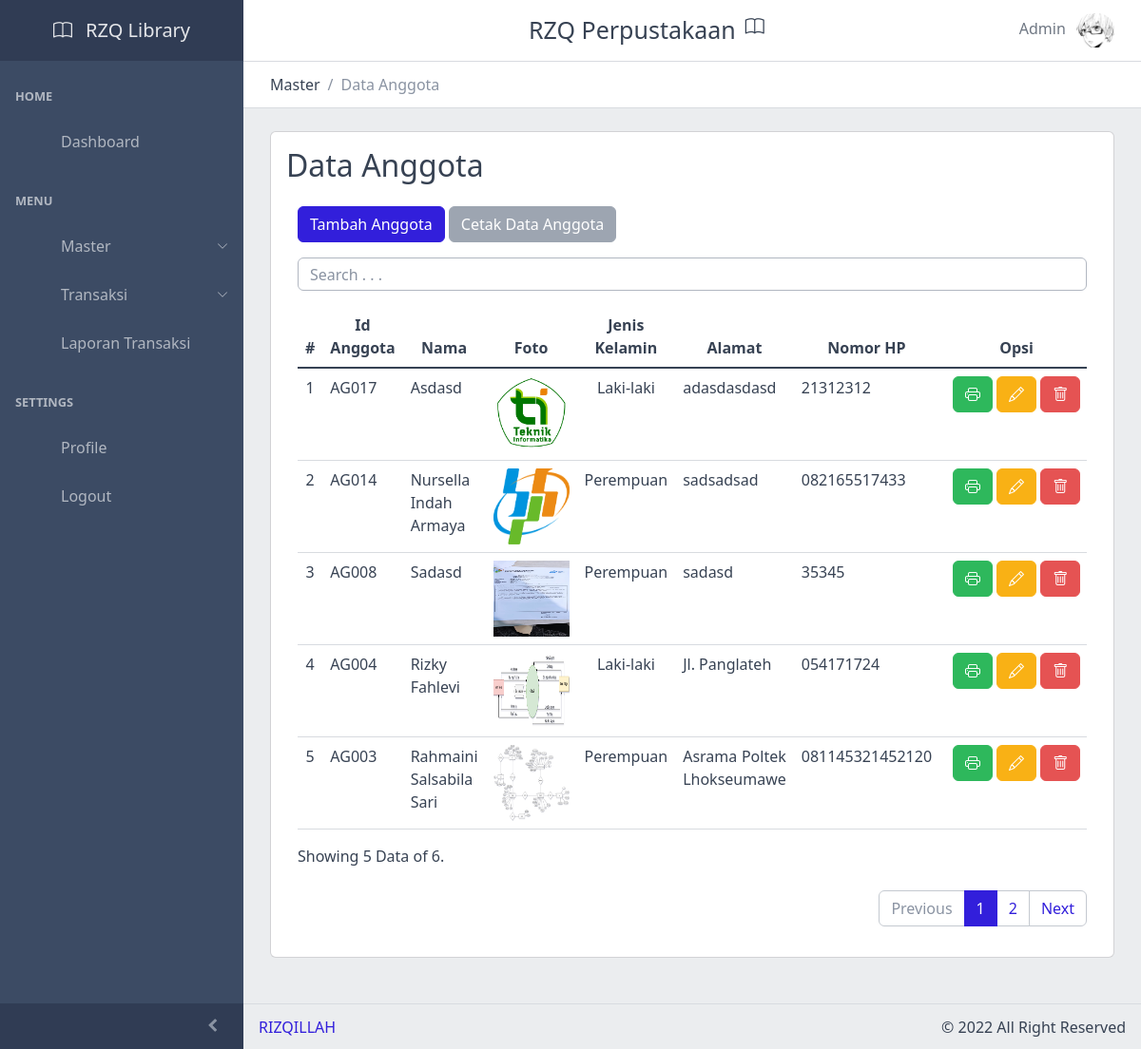
The page /view/anggota.php (signed in) on the database its author committed.
### tables this page shows
CREATE TABLE `tb_user` (
  `id` int(11) NOT NULL,
  `nama` varchar(200) NOT NULL,
  `username` varchar(100) NOT NULL,
  `password` varchar(255) NOT NULL,
  `hak_akses` enum('1','2') NOT NULL,
  `foto` varchar(200) DEFAULT NULL,
  `deleted` enum('0','1') NOT NULL,
  `last_log` datetime NOT NULL
);

CREATE TABLE `tb_anggota` (
  `id_anggota` int(11) NOT NULL,
  `nama` varchar(100) NOT NULL,
  `jkel` enum('L','P') DEFAULT NULL,
  `email` varchar(200) DEFAULT NULL,
  `tgl_lahir` date DEFAULT NULL,
  `tempat_lahir` varchar(200) DEFAULT NULL,
  `alamat` varchar(200) DEFAULT NULL,
  `nohp` varchar(15) DEFAULT NULL,
  `foto` varchar(200) DEFAULT NULL,
  `status` varchar(100) DEFAULT NULL,
  `deleted` enum('0','1') NOT NULL
);

### view/anggota.php (the view, shortened to what this page needs)
<?php
include '../controller/koneksi.php';
$jumlahDataPerHalaman = 5;
$jumData = mysqli_fetch_assoc(mysqli_query($conn, "SELECT COUNT(*) FROM tb_anggota WHERE deleted='0'"));
$jumlahHalaman = ceil($jumData['COUNT(*)'] / $jumlahDataPerHalaman);
$halamanAktif = (isset($_GET['page'])) ? $_GET['page'] : 1;
$awalData = ($jumlahDataPerHalaman * $halamanAktif) - $jumlahDataPerHalaman;
$anggota = mysqli_query($conn, "SELECT * FROM tb_anggota WHERE deleted='0' ORDER BY id_anggota DESC LIMIT $awalData, $jumlahDataPerHalaman");
$kode = $_SESSION['user']['id'];
$result = mysqli_query($conn, "SELECT * FROM tb_user WHERE id='$kode' AND deleted='0'");
$result = mysqli_fetch_assoc($result);
$now = date('Y-m-d H:i');
mysqli_query($conn, "UPDATE tb_user SET last_log='$now' WHERE id='$kode'");
?>
<!DOCTYPE html>
<html lang="en">
<head>
    <?php include 'meta.php'; ?>
</head>
<body>
    <div class="sidebar sidebar-dark sidebar-fixed" id="sidebar">
        <div class="sidebar-brand d-none d-md-flex">
            <div class="sidebar-brand-full">
                <i class="bi bi-book" style="font-size: 20px;"></i>
                <span style="margin-left: 10px; font-size: 20px;">RZQ Library</span>
            </div>
        </div>
        <ul class="sidebar-nav" data-coreui="navigation" data-simplebar="">
            <li class="nav-title">Home</li>
            <li class="nav-item"><a class="nav-link" href="index.php">
                    <svg class="nav-icon">
                        <use xlink:href="../vendor/coreUI/vendors/@coreui/icons/svg/free.svg#cil-home"></use>
                    </svg> Dashboard</a></li>
            <li class="nav-title">Menu</li>
            <li class="nav-group"><a class="nav-link nav-group-toggle" href="#">
                    <svg class="nav-icon">
                        <use xlink:href="../vendor/coreUI/vendors/@coreui/icons/svg/free.svg#cil-monitor"></use>
                    </svg> Master</a>
            </li>
            <li class="nav-group"><a class="nav-link nav-group-toggle" href="#">
                    <svg class="nav-icon">
                        <use xlink:href="../vendor/coreUI/vendors/@coreui/icons/svg/free.svg#cil-money"></use>
                    </svg> Transaksi</a>
            </li>
            <li class="nav-item"><a class="nav-link" href="print/cetak-transaksi.php" target="_blank">
                    <svg class="nav-icon">
                        <use xlink:href="../vendor/coreUI/vendors/@coreui/icons/svg/free.svg#cil-file"></use>
                    </svg> Laporan Transaksi</a>
            </li>
            <li class="nav-title">Settings</li>
            <li class="nav-item"><a class="nav-link" href="profile.php">
                    <svg class="nav-icon">
                        <use xlink:href="../vendor/coreUI/vendors/@coreui/icons/svg/free.svg#cil-user"></use>
                    </svg> Profile</a>
            </li>
            <li class="nav-item"><button class="nav-link" data-bs-toggle="modal" data-bs-target="#Logout">
                    <svg class="nav-icon">
                        <use xlink:href="../vendor/coreUI/vendors/@coreui/icons/svg/free.svg#cil-account-logout"></use>
                    </svg> Logout</button>
            </li>
        </ul>
        <button class="sidebar-toggler" type="button" data-coreui-toggle="unfoldable"></button>
    </div>
    <div class="wrapper d-flex flex-column min-vh-100 bg-light">
        <header class="header header-sticky mb-4">
            <?php include 'header.php'; ?>
            <div class="header-divider"></div>
            <div class="container-fluid">
                <nav aria-label="breadcrumb">
                    <ol class="breadcrumb my-0 ms-2">
                        <li class="breadcrumb-item">
                            <span>Master</span>
                        </li>
                        <li class="breadcrumb-item active">
                            <span>Data Anggota</span>
                        </li>
                    </ol>
                </nav>
            </div>
        </header>
        <div class="body flex-grow-1 px-3">
            <div class="container-fluid">
                <div class="card mb-5">
                    <div class="card-body">
                        <div>
                            <h2 class="card-title mb-0">Data Anggota</h2>
                        </div>
                        <div class="container-fluid mt-4">
                            <div class="col-lg mb-2">
                                <div class="mb-0">
                                    <button type="button" class="btn btn-primary text-white text-center mb-2" data-bs-toggle="modal" data-bs-target="#TambahUser"><i class="mdi mdi-account-plus"></i> Tambah Anggota</button>
                                    <a href="print/cetak.php" target="_blank" class="btn btn-secondary text-white text-center mb-2"><i class="mdi mdi-account-plus"></i> Cetak Data Anggota</a>
                                </div>
                            </div>
                            <div class="col-lg">
                                <div class="d-flex flex-row-reverse mb-3">
                                    <input type="text" style="height: 35px; width: 100%;" name="search" id="search" placeholder="Search . . ." autocomplete="off" class="form-control" autofocus>
                                </div>
                            </div>
                            <div class="col table-responsive" id="table-anggota">
                                <table class="table table-hover ">
                                    <thead>
                                        <tr>
                                            <th>#</th>
                                            <th class="text-center">Id Anggota</th>
                                            <th class="text-center">Nama</th>
                                            <th class="text-center">Foto</th>
                                            <th class="text-center">Jenis Kelamin</th>
                                            <th class="text-center">Alamat</th>
                                            <th class="text-center">Nomor HP</th>
                                            <th class="text-center">Opsi</th>
                                        </tr>
                                    </thead>
                                    <tbody class="table-group-divider">
                                        <?php if (mysqli_num_rows($anggota) != 0) : ?>
                                            <?php $no = $awalData; ?>
                                            <?php foreach ($anggota as $row) : ?>
                                                <tr>
                                                    <td class="text-center"><?= $no = $no + 1; ?></td>
                                                    <td>AG<?= sprintf("%03d", $row['id_anggota']); ?></td>
                                                    <td class="text-wrap" style="width: 200px;"><?= $row['nama']; ?></td>
                                                    <td class="text-center"><img src="../public/img/anggota/<?= $row['foto']; ?>" alt="Profil <?= $row['nama']; ?>" width="80" height="80"></td>
                                                    <td class="text-center"><?= ($row['jkel'] == "L") ? "Laki-laki" : "Perempuan"; ?></td>
                                                    <td class="text-wrap" style="width: 250px; text-align: justify;"><?= $row['alamat']; ?></td>
                                                    <td><?= $row['nohp']; ?></td>
                                                    <td class="text-center">
                                                        <div class="row" style="width: 170px;">
                                                            <div class="col">
                                                                <a href="print/cetak.php?id=<?= $row['id_anggota']; ?>" name="id-card" class="btn btn-success text-white mb-2" target="_blank"><i class="bi bi-printer"></i></a>
                                                                <button class="btn btn-warning text-white mb-2" data-bs-toggle="modal" data-bs-target="#Edit<?= $row['id_anggota']; ?>"><i class="bi bi-pencil"></i></button>
                                                                <button class="btn btn-danger text-white mb-2" data-bs-toggle="modal" data-bs-target="#Hapus<?= $row['id_anggota']; ?>"><i class="bi bi-trash"></i></button>
                                                            </div>
                                                        </div>
                                                    </td>
                                                </tr>
                                            <?php endforeach; ?>
                                        <?php else : ?>
                                            <tr>
                                                <td colspan="8" class="text-center fw-bold text-secondary">Data Kosong!</td>
                                            </tr>
                                        <?php endif; ?>
                                    </tbody>
                                </table>
                                <?php $jumData = mysqli_query($conn, "SELECT * FROM tb_anggota WHERE deleted='0'"); ?>
                                <span class="ms-auto">Showing <?= mysqli_num_rows($anggota); ?> Data of <?= mysqli_num_rows($jumData); ?>.</span>
                            </div>
                            <div class="mt-4">
                                <?php if (mysqli_num_rows($jumData) > 5) : ?>
                                    <div class="col">
                                        <ul class="pagination d-flex justify-content-end">
                                            <?php if ($halamanAktif > 1) : ?>
                                                <li class="page-item">
                                                    <span class="page-link"><a href="anggota.php?page=<?= $halamanAktif - 1; ?>" style="text-decoration: none;">Previous</a></span>
                                                </li>
                                            <?php else : ?>
                                                <li class="page-item disabled">
                                                    <span class="page-link">Previous</span>
                                                </li>
                                            <?php endif; ?>
                                            <?php for ($i = 1; $i <= $jumlahHalaman; $i++) : ?>
                                                <?php if ($i == $halamanAktif) : ?>
                                                    <li class="page-item active" aria-current="page">
                                                        <span class="page-link"><a href="anggota.php?page=<?= $i; ?>" class="text-white" style="text-decoration: none;"><?= $i; ?></a></span>
                                                    </li>
                                                <?php else : ?>
                                                    <li class="page-item"><a class="page-link" href="anggota.php?page=<?= $i; ?>"><?= $i; ?></a></li>
                                                <?php endif; ?>
                                            <?php endfor; ?>
                                            <?php if ($halamanAktif < $jumlahHalaman) : ?>
                                                <li class="page-item">
                                                    <span class="page-link"><a href="anggota.php?page=<?= $halamanAktif + 1; ?>" style="text-decoration: none;">Next</a></span>
                                                </li>
                                            <?php else : ?>
                                                <li class="page-item disabled">
                                                    <span class="page-link">Next</span>
                                                </li>
                                            <?php endif; ?>
                                        </ul>
                                    </div>
                                <?php endif; ?>
                            </div>
                        </div>
                    </div>
                </div>
            </div>
        </div>
        <footer class="footer">
            <div><a href="https://github.com/rizqillah-pnl" target="_blank" style="text-decoration: none;">RIZQILLAH</a></div>
            <div class="ms-auto">&copy; 2022 All Right Reserved</div>
        </footer>
    </div>
</body>
</html>

### view/meta.php (shortened to what this page needs)
<link rel="stylesheet" href="../vendor/coreUI/vendors/simplebar/css/simplebar.css">
<link rel="stylesheet" href="../public/css/vendors/simplebar.css">
<link href="../public/css/style.css" rel="stylesheet">
<link rel="stylesheet" href="https://cdn.jsdelivr.net/npm/bootstrap-icons@1.9.1/font/bootstrap-icons.css">

### view/header.php (shortened to what this page needs)
<div class="container-fluid">
    <button class="header-toggler px-md-0 me-md-3" type="button" onclick="coreui.Sidebar.getInstance(document.querySelector('#sidebar')).toggle()">
        <svg class="icon icon-lg">
            <use xlink:href="../vendor/coreUI/vendors/@coreui/icons/svg/free.svg#cil-menu"></use>
        </svg>
    </button>
    <div class="header-nav d-none d-md-flex mx-auto" style="font-size: 25px;">
        RZQ Perpustakaan
        <i class="bi bi-book" style="font-size: 20px; margin-left: 10px;"></i>
    </div>
    <ul class="header-nav ms-3">
        <li class="nav-item dropdown"><a class="nav-link py-0" data-coreui-toggle="dropdown" href="#" role="button" aria-haspopup="true" aria-expanded="false">
                <span style="margin-right: 7px;"><?= $result['nama']; ?></span>
                <div class="avatar avatar-md">
                    <img class="avatar-img" src="../public/img/user/<?= $result['foto']; ?>">
                </div>
            </a>
        </li>
    </ul>
</div>

### rows shown on the page
tb_user: nama "Admin", foto (picture)
tb_anggota: id_anggota "017", nama "Asdasd", foto (picture), jkel "Laki-laki", alamat "adasdasdasd", nohp "21312312"
tb_anggota: no "2", id_anggota "014", nama "Nursella Indah Armaya", foto (picture), jkel "Perempuan", alamat "sadsadsad", nohp "082165517433"
tb_anggota: no "3", id_anggota "008", nama "Sadasd", foto (picture), jkel "Perempuan", alamat "sadasd", nohp "35345"
tb_anggota: no "4", id_anggota "004", nama "Rizky Fahlevi", foto (picture), jkel "Laki-laki", alamat "Jl. Panglateh", nohp "054171724"
tb_anggota: no "5", id_anggota "003", nama "Rahmaini Salsabila Sari", foto (picture), jkel "Perempuan", alamat "Asrama Poltek Lhokseumawe", nohp "081145321452120"

### other values the page prints
mysqli_num_rows($anggota) "5"
mysqli_num_rows($jumData) "6"
